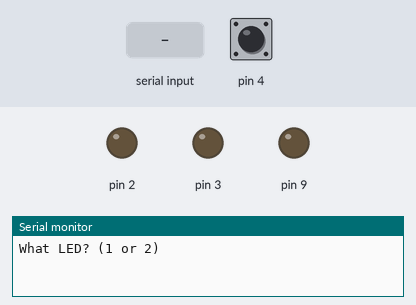
A sketch run on a simulated Arduino Uno, built with avr-gcc and run on an emulated ATmega328P. On the bench: output pins drawn as LEDs (lit = HIGH), the last lines printed to the serial monitor. Dashed ring = blinking. The inputs (shaded band) are chosen by the test bench; at power-on: pin 4 HIGH.

Above: at 1.2 s.
1.3 s: pin 4 pulled LOW for 0.15 s
At 2.6 s:
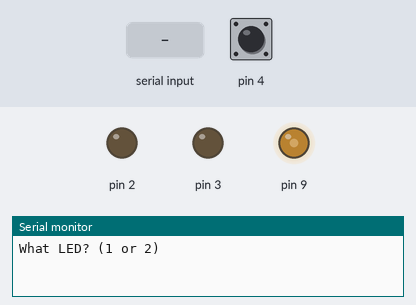
2.9 s: pin 4 pulled LOW for 1 s
At 3.3 s:
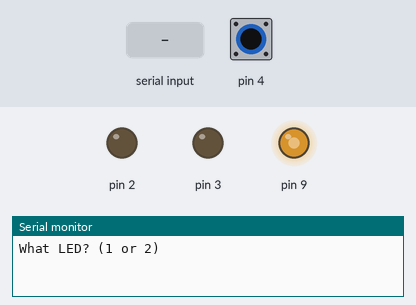
5.4 s: pin 4 pulled LOW for 0.15 s
At 6.1 s:
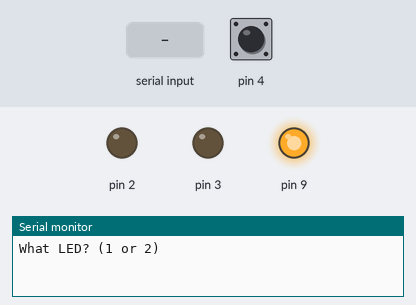
7.0 s: "90,45\n" received over Serial
8.5 s: "1\n" received over Serial
10.0 s: "30,150\n" received over Serial
At 10.9 s:
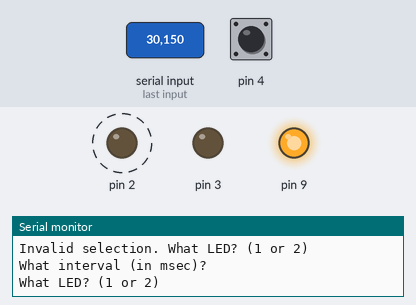
Timing chart, 0 to 14.0 s (numbered marks = the images above; inputs shaded):
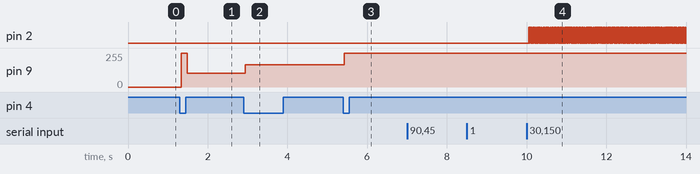

The sketch:

311Proj5.ino
```cpp
#include <Arduino_FreeRTOS.h>
#include <task.h>
#include <queue.h>

#define MY_TCCR1A (*(volatile unsigned char *)0x80)
#define MY_TCCR1B (*(volatile unsigned char *)0x81)
#define MY_TCNT1L (*(volatile unsigned char *)0x84)
#define MY_TCNT1H (*(volatile unsigned char *)0x85)
#define MY_ICR1L  (*(volatile unsigned char *)0x86)
#define MY_ICR1H  (*(volatile unsigned char *)0x87)
#define MY_OCR1AL (*(volatile unsigned char *)0x88)
#define MY_OCR1AH (*(volatile unsigned char *)0x89)

#define MY_DDRB   (*(volatile unsigned char *)0x24)
#define MY_PORTB  (*(volatile unsigned char *)0x25)
#define MY_PIND   (*(volatile unsigned char *)0x29)
#define MY_DDRD   (*(volatile unsigned char *)0x2A)
#define MY_PORTD  (*(volatile unsigned char *)0x2B)

#define MY_COM1A1     7
#define MY_COM1A0     6
#define MY_WGM11      1
#define MY_WGM13      4
#define MY_WGM12      3
#define MY_CS10       0

#define LED1_BIT      2
#define LED2_BIT      3
#define MOTOR_BIT     1
#define BUTTON_BIT    4

#define PRIO_SERIAL   1
#define PRIO_IO       2

#define STACK_LED     128
#define STACK_SERIAL  192
#define STACK_FAN     128

TickType_t msToTicks(unsigned long ms) {
  unsigned long ticks = (ms / 1000UL) * configTICK_RATE_HZ
                      + ((ms % 1000UL) * configTICK_RATE_HZ + 500UL) / 1000UL;
  if (ticks == 0) {
    ticks = 1;
  }
  if (ticks >= portMAX_DELAY) {
    ticks = portMAX_DELAY - 1;
  }
  return (TickType_t)ticks;
}

const unsigned int PWM_TOP = 799;

#define FAN_OFF   0
#define FAN_LOW   1
#define FAN_MED   2
#define FAN_HIGH  3
const unsigned char speedDuty[4] = {0, 40, 65, 100};

const unsigned char fanSequence[] = {FAN_OFF, FAN_LOW, FAN_MED, FAN_HIGH, FAN_MED, FAN_LOW};
const unsigned char SEQ_LEN = sizeof(fanSequence) / sizeof(fanSequence[0]);

const unsigned long KICK_MS = 150;
const unsigned char DEBOUNCE_TICKS = 2;

void writeTimer1Reg16(volatile unsigned char *high, volatile unsigned char *low, unsigned int value) {
  taskENTER_CRITICAL();
  *high = (unsigned char)(value >> 8);
  *low  = (unsigned char)(value & 0xFF);
  taskEXIT_CRITICAL();
}

void init_motor_pwm() {
  MY_PORTB &= ~(1 << MOTOR_BIT);
  MY_DDRB  |=  (1 << MOTOR_BIT);

  MY_TCCR1A = 0;
  MY_TCCR1B = 0;
  writeTimer1Reg16(&MY_TCNT1H, &MY_TCNT1L, 0);
  writeTimer1Reg16(&MY_ICR1H,  &MY_ICR1L,  PWM_TOP);
  writeTimer1Reg16(&MY_OCR1AH, &MY_OCR1AL, 0);

  MY_TCCR1A = (1 << MY_WGM11);
  MY_TCCR1B = (1 << MY_WGM13) | (1 << MY_WGM12) | (1 << MY_CS10);
}

void setMotorDuty(unsigned char percent) {
  if (percent == 0) {
    taskENTER_CRITICAL();
    MY_TCCR1A &= ~((1 << MY_COM1A1) | (1 << MY_COM1A0));
    MY_PORTB  &= ~(1 << MOTOR_BIT);
    taskEXIT_CRITICAL();
    return;
  }
  if (percent > 100) {
    percent = 100;
  }

  unsigned int ocr = (unsigned int)(((unsigned long)(PWM_TOP + 1) * percent) / 100);
  if (ocr > 0) {
    ocr -= 1;
  }
  writeTimer1Reg16(&MY_OCR1AH, &MY_OCR1AL, ocr);
  taskENTER_CRITICAL();
  MY_TCCR1A |= (1 << MY_COM1A1);
  taskEXIT_CRITICAL();
}

void init_button() {
  MY_DDRD  &= ~(1 << BUTTON_BIT);
  MY_PORTD |=  (1 << BUTTON_BIT);
}

unsigned char readButton() {
  return (MY_PIND >> BUTTON_BIT) & 0x01;
}

const unsigned char ledBits[2] = {LED1_BIT, LED2_BIT};

void init_leds() {
  for (int i = 0; i < 2; i++) {
    MY_PORTD &= ~(1 << ledBits[i]);
    MY_DDRD  |=  (1 << ledBits[i]);
  }
}

void writeLed(int i, unsigned char on) {
  taskENTER_CRITICAL();
  if (on) {
    MY_PORTD |= (1 << ledBits[i]);
  } else {
    MY_PORTD &= ~(1 << ledBits[i]);
  }
  taskEXIT_CRITICAL();
}

QueueHandle_t ledQueue[2];

void taskLed(void *param) {
  int i = (int)(size_t)param;
  TickType_t halfPeriod = 0;
  TickType_t lastToggle = xTaskGetTickCount();
  unsigned char on = 0;
  unsigned long newHalfMs;

  for (;;) {
    TickType_t wait;
    if (halfPeriod == 0) {
      wait = portMAX_DELAY;
    } else {
      TickType_t elapsed = xTaskGetTickCount() - lastToggle;
      wait = (elapsed >= halfPeriod) ? 0 : (TickType_t)(halfPeriod - elapsed);
    }

    if (xQueueReceive(ledQueue[i], &newHalfMs, wait) == pdTRUE) {
      halfPeriod = msToTicks(newHalfMs);
      on = 0;
      writeLed(i, 0);
      lastToggle = xTaskGetTickCount();
    } else {
      lastToggle += halfPeriod;
      on = !on;
      writeLed(i, on);
    }
  }
}

char rxBuffer[24];
int rxIndex = 0;
int targetLed = 0;
int promptStage = 0;

void processCommand(long parsedVal) {
  if (promptStage == 0) {
    if (parsedVal == 1 || parsedVal == 2) {
      targetLed = parsedVal - 1;
      promptStage = 1;
      Serial.println("What interval (in msec)?");
    } else {
      Serial.println("Invalid selection. What LED? (1 or 2)");
    }
  } else {
    if (parsedVal > 0) {
      unsigned long halfTime = parsedVal / 2;
      if (halfTime == 0) {
        halfTime = 1;
      }
      xQueueOverwrite(ledQueue[targetLed], &halfTime);

      promptStage = 0;
      Serial.println("What LED? (1 or 2)");
    } else {
      Serial.println("Invalid time. What interval (in msec)?");
    }
  }
}

void taskSerial(void *param) {
  (void)param;
  Serial.println("What LED? (1 or 2)");

  for (;;) {
    while (Serial.available() > 0) {
      char incoming = Serial.read();

      if (incoming == '\n' || incoming == '\r') {
        if (rxIndex > 0) {
          rxBuffer[rxIndex] = '\0';
          long parsedVal = atol(rxBuffer);
          rxIndex = 0;
          processCommand(parsedVal);
        }
      } else if (rxIndex < (int)sizeof(rxBuffer) - 1) {
        rxBuffer[rxIndex++] = incoming;
      }
    }
    vTaskDelay(1);
  }
}

void taskFan(void *param) {
  (void)param;
  unsigned char stable = readButton();
  unsigned char lastRaw = stable;
  unsigned char sameCount = 0;
  unsigned char seqIndex = 0;
  unsigned char currentSpeed = FAN_OFF;
  unsigned char kicking = 0;
  TickType_t kickStart = 0;
  TickType_t wake = xTaskGetTickCount();

  for (;;) {
    vTaskDelayUntil(&wake, 1);

    if (kicking && (TickType_t)(xTaskGetTickCount() - kickStart) >= msToTicks(KICK_MS)) {
      kicking = 0;
      setMotorDuty(speedDuty[currentSpeed]);
    }

    unsigned char raw = readButton();

    if (raw != lastRaw) {
      lastRaw = raw;
      sameCount = 0;
    } else if (raw != stable) {
      if (++sameCount >= DEBOUNCE_TICKS) {
        stable = raw;
        sameCount = 0;
        if (stable == 0) {
          seqIndex = (seqIndex + 1) % SEQ_LEN;
          unsigned char speed = fanSequence[seqIndex];

          if (currentSpeed == FAN_OFF && speed != FAN_OFF) {
            setMotorDuty(100);
            kicking = 1;
            kickStart = xTaskGetTickCount();
          } else {
            kicking = 0;
            setMotorDuty(speedDuty[speed]);
          }
          currentSpeed = speed;
        }
      }
    }
  }
}

void setup() {
  init_motor_pwm();
  init_button();
  init_leds();

  Serial.begin(9600);

  ledQueue[0] = xQueueCreate(1, sizeof(unsigned long));
  ledQueue[1] = xQueueCreate(1, sizeof(unsigned long));

  xTaskCreate(taskLed,    "LED1",   STACK_LED,    (void *)0, PRIO_IO,     NULL);
  xTaskCreate(taskLed,    "LED2",   STACK_LED,    (void *)1, PRIO_IO,     NULL);
  xTaskCreate(taskFan,    "Fan",    STACK_FAN,    NULL,      PRIO_IO,     NULL);
  xTaskCreate(taskSerial, "Serial", STACK_SERIAL, NULL,      PRIO_SERIAL, NULL);
}

void loop() {
}
```

Measured:
- after the input at 1.3 s, pin 9: 0/255 → 255/255 at once, → 102/255 0.15 s later
- after the input at 2.9 s, pin 9: 102/255 → 166/255 at once
- after the input at 5.4 s, pin 9: 166/255 → 255/255 at once
- after the input at 10.0 s, pin 2: alternates HIGH for 0.02 s and LOW for 0.02 s, starting after 0.05 s
